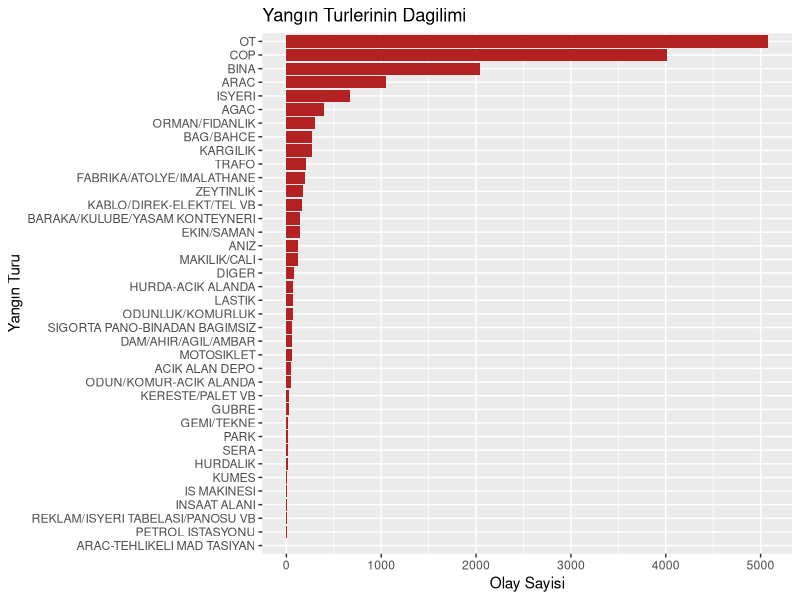
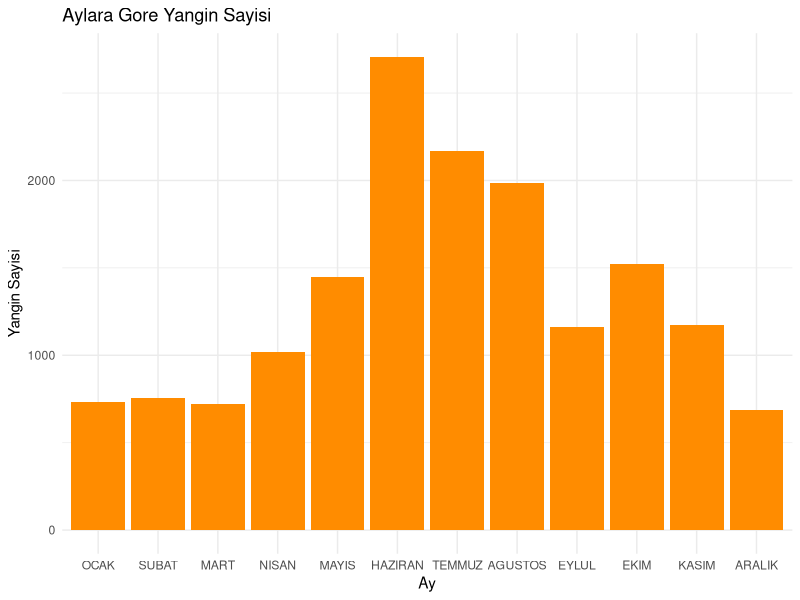
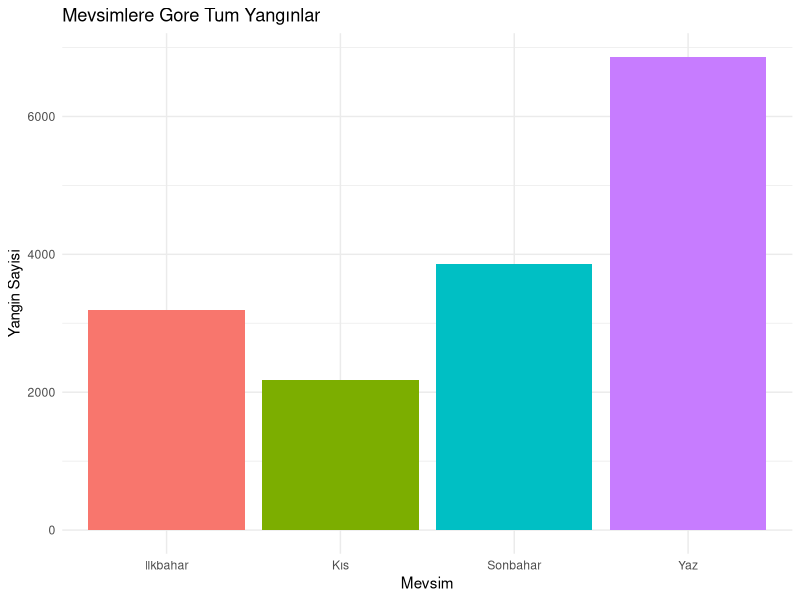
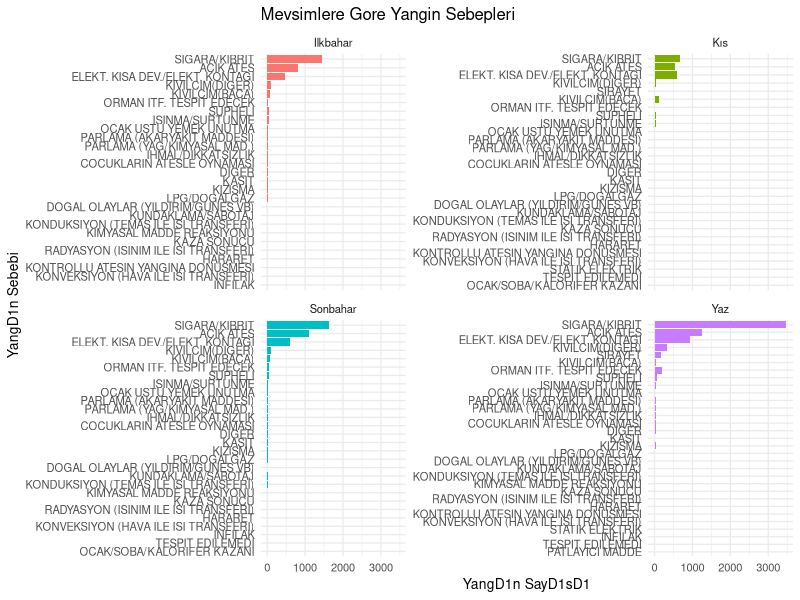
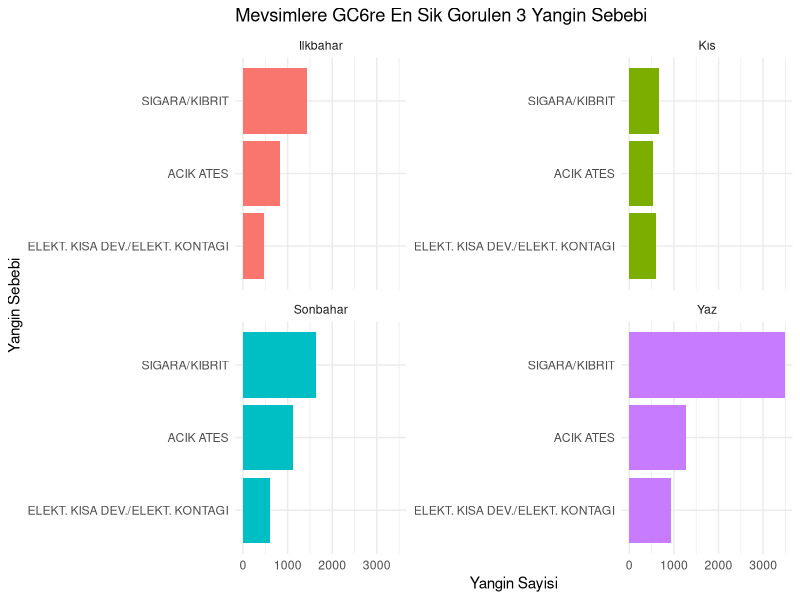
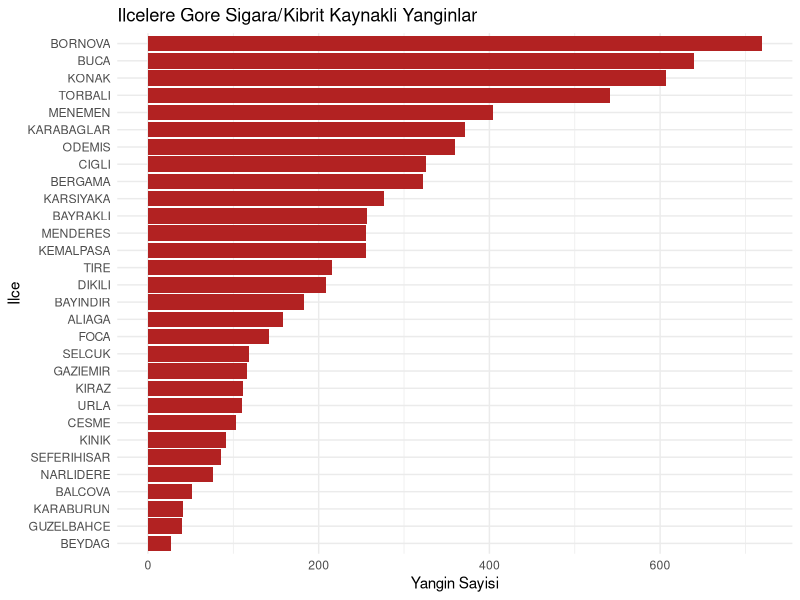
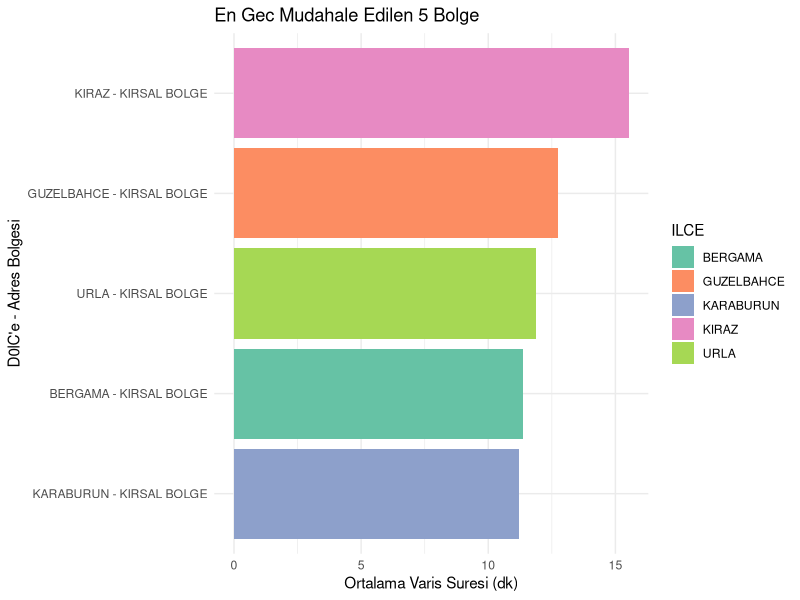

Write R code to recreate these figures, in order.
#--KUTUPHANE KURULUMLARI---
library(readxl)
library(dplyr)
library(ggplot2)
library(forecast)
library(writexl)
library(lubridate)
library(stringr)
library(tidyr)
#--------------- Veri seti okuma ve ön inceleme ---------------
df <- read_xlsx("2024-yili-yangin-mudahale..xlsx")
View(df)

#--- Eksik deger kontrolu---
sum(is.na(df))
df <- na.omit(df) 
head(df,10)

#--ILK 10 satiri gosterme-- 
head(df, 10)

# Veri seti hakkinda bilgi---
str(df)

# Satir ve sutun sayisi
dim(df)

# Veri setini inceleme 
head(df)

# Veri seti ozet istatistikleri
summary(df)


#--------------2024 Yilinda En Cok Yangin Cikan ilk 10 ilce--------------------
df %>%
  group_by(ILCE) %>%
  summarise(yangin_sayisi = n()) %>%
  arrange(desc(yangin_sayisi)) %>%
  print(n=10)

#----EN ÇOK YANGIN ÇIKAN MEVSİM----
df %>%
  group_by(MEVSIM) %>%
  summarise(yangin_sayisi = n()) %>%
  arrange(desc(yangin_sayisi)) %>%
  print(n=10)


#---Toplam Yangın Sayısı-----
df %>% summarise(toplam_yangin = n())

#----Sebebine Göre Toplam Yangın Sayısı---
df %>%
count(YANGIN_SEBEBI, sort = TRUE) %>%
  print(n = Inf)

#----En Çok Çıkan Yangın Türü-----
df %>%
  group_by(YANGIN_TURU) %>%
  summarise(yangin_sayisi = n()) %>%
  arrange(desc(yangin_sayisi)) %>%
  print(n=10)

#--------------Turlerine Gore Yangin Sayilari---------------------------
df %>%
  count(YANGIN_TURU, sort = TRUE) %>%
  ggplot(aes(x = reorder(YANGIN_TURU, n), y = n)) +
  geom_col(fill = "firebrick") +
  coord_flip() +
  labs(title = "Yangın Turlerinin Dagilimi", x = "Yangın Turu", y = "Olay Sayisi")

#----Mevsime Göre Yangın Sayısı-----
df %>%
  group_by(MEVSIM) %>%
  summarise(yangin_sayisi = n()) %>%
  arrange(desc(yangin_sayisi)) %>%
  print(n=Inf)

#----İlcelere Göre Yangın Sayısı-----
df %>%
  group_by() %>%
  summarise(yangin_sayisi = n()) %>%
  arrange(desc(yangin_sayisi)) %>%
  print(n=Inf)

#------------------Aylara GORE TOPLAM YANGIN SAYISI-------------------------

df %>%
  count(AY) %>%
  ggplot(aes(x = factor(AY, levels = c("OCAK", "SUBAT", "MART", "NISAN", "MAYIS", "HAZIRAN",
                                       "TEMMUZ", "AGUSTOS", "EYLUL", "EKIM", "KASIM", "ARALIK")),
             y = n)) +
  geom_col(fill = "darkorange") +
  labs(title = "Aylara Gore Yangin Sayisi",
       x = "Ay",
       y = "Yangin Sayisi") +
  theme_minimal()


#--------------Mevsimlere Göre Yangin Sayisi --------------------------
yangin_mevsimsel <- df %>%
  group_by(MEVSIM) %>%
  summarise(yangin_sayisi = n())

ggplot(yangin_mevsimsel, aes(x = MEVSIM, y =yangin_sayisi, fill = MEVSIM)) +
  geom_col(show.legend = FALSE) +
  labs(title = "Mevsimlere Gore Tum Yangınlar",
       x = "Mevsim",
       y = "Yangin Sayisi") +
  theme_minimal()



#------------Mevsimlere Gore Yangin Sebep Sayisi Karsilastirma------------------------------

mevsim_sebep <- df %>%
  group_by(MEVSIM, YANGIN_SEBEBI) %>%
  summarise(yangin_sayisi = n()) %>%
  ungroup()

ggplot(mevsim_sebep, aes(x = reorder(YANGIN_SEBEBI, yangin_sayisi), 
                         y = yangin_sayisi, 
                         fill = MEVSIM)) +
  geom_col(show.legend = FALSE) +
  coord_flip() +
  facet_wrap(~ MEVSIM, scales = "free_y") +
  labs(title = "Mevsimlere Gore Yangin Sebepleri",
       x = "YangD1n Sebebi",
       y = "YangD1n SayD1sD1") +
  theme_minimal(base_size = 10)

# Mevsimlerde En Cok Gorulen Ilk 3 Yangin Sebebi-----------------

en_cok_yangin_3sebeb <- mevsim_sebep %>%
  group_by(MEVSIM) %>%
  slice_max(order_by = yangin_sayisi, n = 3) %>%
  ungroup()


ggplot(en_cok_yangin_3sebeb, aes(x = reorder(YANGIN_SEBEBI, yangin_sayisi), 
                                 y = yangin_sayisi, 
                                 fill = MEVSIM)) +
  geom_col(show.legend = FALSE) +
  coord_flip() +
  facet_wrap(~ MEVSIM, scales = "free_y") +
  labs(title = "Mevsimlere GC6re En Sik Gorulen 3 Yangin Sebebi",
       x = "Yangin Sebebi",
       y = "Yangin Sayisi") +
  theme_minimal(base_size = 11)


#------- Ilcelere Gore"Sigara_Kibrit" Kaynakli Yangin Sayilari ---------------


sigara_kibrit_yanginlar <- df %>%
  filter(YANGIN_SEBEBI == "SIGARA/KIBRIT") %>%
  group_by(ILCE) %>%
  summarise(yangin_sayisi = n()) %>%
  arrange(desc(yangin_sayisi))

ggplot(sigara_kibrit_yanginlar, aes(x = reorder(ILCE, yangin_sayisi), y = yangin_sayisi)) +
  geom_bar(stat = "identity", fill = "firebrick") +
  coord_flip() +
  labs(title = "Ilcelere Gore Sigara/Kibrit Kaynakli Yanginlar",
       x = "Ilce",
       y = "Yangin Sayisi") +
  theme_minimal()

#---------- En uzun surede ulasilan ilce------------------------

df <- df %>%
  separate(`VARIS_SURESI (DAK.)`, into = c("saat", "dakika"), sep = ":", convert = TRUE) %>%
  mutate(
    VARIS_SURESI_DK = saat * 60 + dakika
  )

#------Adres BOLGESİNE GORE VARIS SURELERI

ilce_varis_suresi <- df %>%
  group_by(ILCE,ADRES_BOLGESI) %>%
  summarise(ortalama_varis_suresi = mean(VARIS_SURESI_DK, na.rm = TRUE)) %>%
  arrange(desc(ortalama_varis_suresi))

#IL DISI VERISI ANALIZDEN SILINMELİDİR (Neden:Bir ilceye ne de KENT/KIRSAL bolgeye bagli degildir)

ilce_varis_suresi_clean <- ilce_varis_suresi %>%
  filter(ILCE != "IL DISI")

#-------------- EN KISA SUREDE VARIS YAPILAN BOLGE-------------

ilce_varis_suresi_clean %>%
  ungroup()%>%
  arrange(ortalama_varis_suresi) %>%
  slice(1)

#---------------- EN UZUN SuREDE VARIs YAPILAN Bolge -------------

ilce_varis_suresi_clean %>%
  ungroup()%>%
  arrange(desc(ortalama_varis_suresi)) %>%
  slice(1)


#----------- En geç ulasilan 5 bolge ------------

en_gec5 <- ilce_varis_suresi_clean %>%
  ungroup() %>%
  arrange(desc(ortalama_varis_suresi)) %>%
  slice_head(n = 5)

# En gec  ulasılan 5 bolge grafiği

ggplot(en_gec5, aes(x = reorder(paste(ILCE, ADRES_BOLGESI, sep = " - "), ortalama_varis_suresi),
                    y = ortalama_varis_suresi,
                    fill = ILCE)) +
  geom_col() +
  coord_flip() +
  labs(title = "En Gec Mudahale Edilen 5 Bolge",
       x = "D0lC'e - Adres Bolgesi",
       y = "Ortalama Varis Suresi (dk)") +
  theme_minimal() +
  scale_fill_brewer(palette = "Set2")
